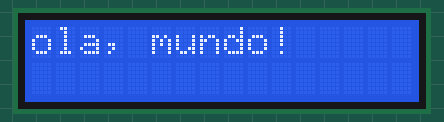
Bench run of a sketch on a simulated Arduino Uno, built with avr-gcc and run on an emulated ATmega328P. On the bench: 16×2 character LCD.

Above: at 0.13 s.
At 1.19 s:
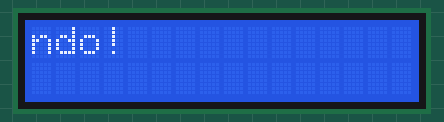
At 2.39 s:
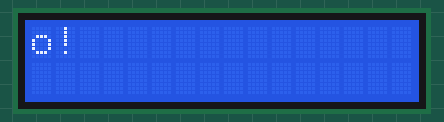
At 4.34 s:
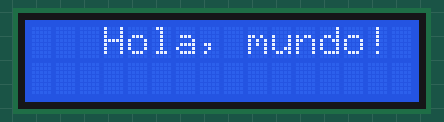
At 6.44 s:
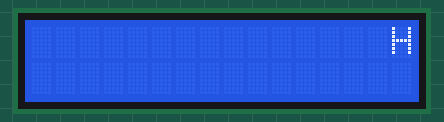
At 8.7 s:
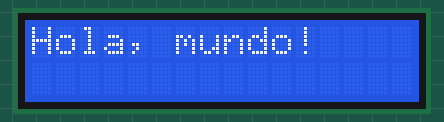

The sketch:

LcdExample.ino
```cpp
// incluye la biblioteca :
#include <LiquidCrystal.h>

// inicializa la bublioteca con los numeros de pines de la interfz
LiquidCrystal lcd(2, 3, 4, 5, 6, 7);

void setup() {
  // establece el número de LEDs de columnas y filas:
  lcd.begin(16, 2);
  // Imprime un mensaje en la LCD.
  lcd.print("Hola, mundo!");
}

void loop() {
  // Desplaza 13 posiciones (longitud de cadena) a la izquierda
  // moviendo el texto hacia fuera de la pantalla a la izquierda:
  for (int positionCounter = 0; positionCounter < 13; positionCounter++) {
    // desplaza una posicion a la izquierda:
    lcd.scrollDisplayLeft();
    // espera un poco tiempo:
    delay(150);
  }

  // Desplaza 29 posiciones (longitud de cadena) a la derechs
  // moviendo el texto hacia fuera de la pantalla a la derecha:
  for (int positionCounter = 0; positionCounter < 29; positionCounter++) {
    // desplaza una posicion a la derecha:
    lcd.scrollDisplayRight();
    // espera un poco tiempo:
    delay(150);
  }

  // desplaza 16 posiciones (longitud de la pantalla + longitud de la cadena) a la izquierda
  // devolviendo el texto al centro:
  for (int positionCounter = 0; positionCounter < 16; positionCounter++) {
    // desplaza una posicion a la izquierda:
    lcd.scrollDisplayLeft();
    // espera un poco tiempo:
    delay(150);
  }

  // temporiza al final del bucle completo:
  delay(1000);

}
```

Measured:
- by itself, everything shown: repeats every 9.7 s, in 56 steps
- what the display in image 5 shows lasts 1.2 s, from 8.6 s to 9.8 s
